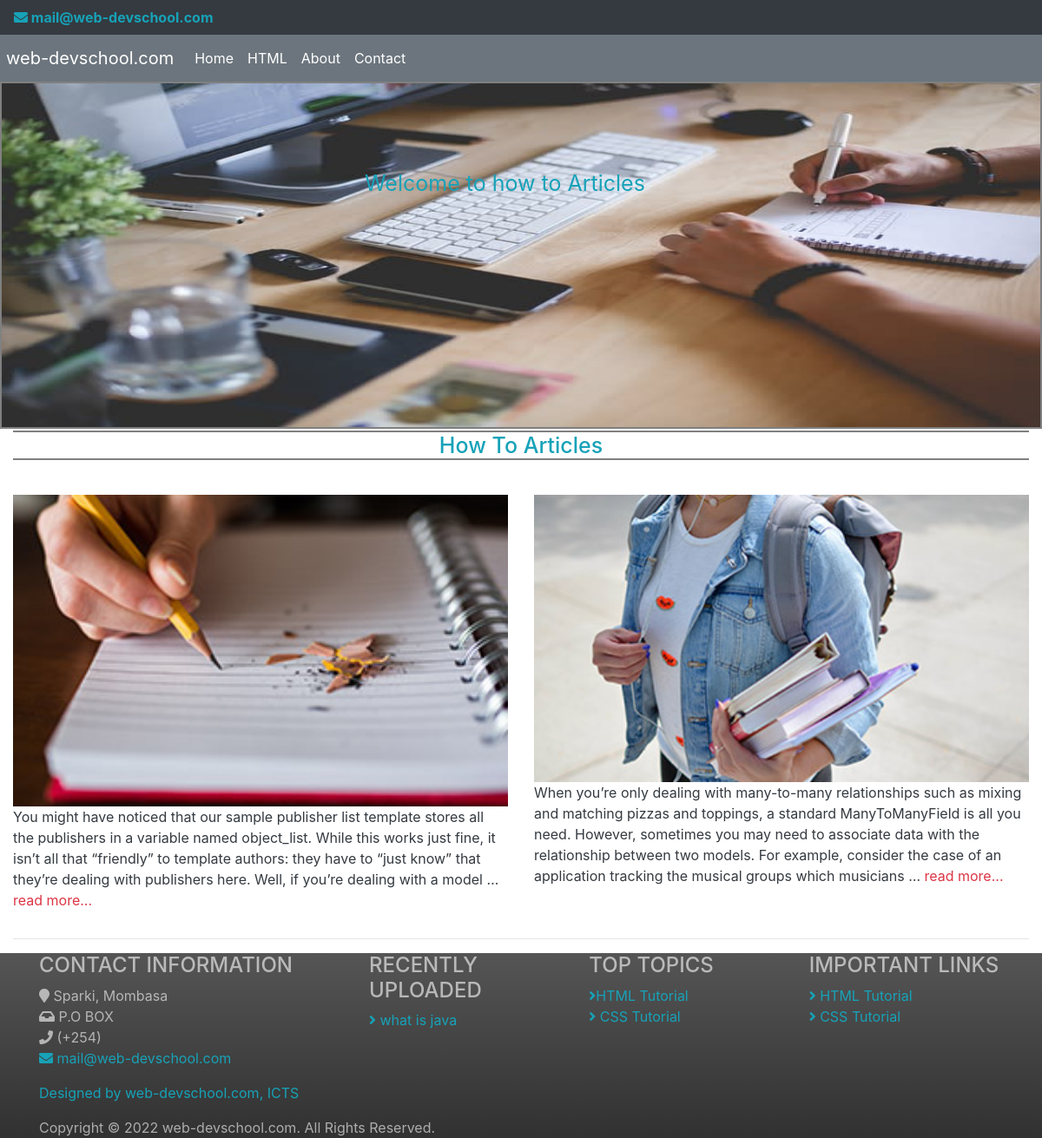
The page /how-to-articles/ on the database its author committed.
### articles/models.py (models this page shows, shortened)
class article(models.Model):
    BLOG_CATEGORY = (
        ('TEC', 'Technical'),
        ('PRO', 'Programming'),
        ('HOW', 'HOW TO'),
        ('OTH', 'Other')
    )
    blog_category = models.CharField(max_length=3, choices=BLOG_CATEGORY)
    title = models.CharField("Page Title", max_length=150)
    url_name = models.CharField("Url Name", max_length=40, validators=[validate_name])
    photo = models.ImageField(upload_to='photos')
    paragrah1 = models.TextField("Paragraph1")
    header2 = models.CharField("Header2 (optional)", max_length=150)
    paragrah2 = models.TextField("Paragraph2")
    header3 = models.CharField("Header3 (optional)", max_length=150)
    paragrah3 = models.TextField("Paragraph3")
    header4 = models.CharField("Header4 (optional)", max_length=150)
    paragrah4 = models.TextField("Paragraph4")
    header5 = models.CharField("Header5 (optional)", max_length=150)
    paragrah5 = models.TextField("Paragraph5")
    release_date = models.DateField()

### articles/views.py (the view)
# urls.py: path('how-to-articles/', views.how_to_articles_view, name='how-to-page'),
def how_to_articles_view(request):
    foot = article.objects.all().order_by('-id')[:3]
    articles = article.objects.order_by('-id')[::2]
    articles2 = article.objects.order_by('-id')[1::2]
    context={
        'iteams':foot,
        'object_list':articles,
        'object_list2':articles2
    }
    return render(request, 'articles/how_to_articles.html',context)

### articles/templates/articles/how_to_articles.html (shortened to what this page needs)
{% extends "basicpages/base.html" %}
{% load static %}
{% block showcase %}
    <div style="position: relative;">
        <img src="{% static 'imagesfile/home.jpg' %}" alt="home image"
            style="margin-top: -24px; border:solid gray 2px; width: 100%; max-height:400px">
        <span class="text-info"
            style="position: absolute;top:20%;left:35%;font-size: 25px;"> Welcome to how to Articles</span>
    </div>
{% endblock %}
{% block content %}
<h1 class="text-center text-info" style="border-bottom: solid gray 2px;border-top:solid gray 2px;margin-top:2px;font-size:25px;">How To Articles</h1><br>
    <div class="row">
            <article class="col-12 col-sm-6 ">
                {% for iteam in object_list %}
                <a href="/article/{{iteam.url_name}}"><img class="" src="/media/{{iteam.photo}}" alt="image"
                        style="width: 100%; height:auto"></a>
                <p><a class="text-dark" href="/article/{{iteam.url_name}}">{{iteam.paragrah1|truncatewords:"50" }}
                        <span class="text-danger">read more...</span></a></p>
                {% endfor %}
            </article>
            <article class="col-12 col-sm-6 ">
                {% for iteam in object_list2 %}
                <a href="/article/{{iteam.url_name}}"><img src="/media/{{iteam.photo}}" alt="image"
                        style="width: 100%; height:auto"></a>
                <p><a class="text-dark" href="/article/{{iteam.url_name}}">{{iteam.paragrah1|truncatewords:"50" }}
                        <span class="text-danger">read more...</span></a></p>
                {% endfor %}
            </article>
        </div><hr>
{% endblock %}

### basicpages/templates/basicpages/base.html (shortened to what this page needs)
<!DOCTYPE html>
<html lang="en">
<head>
    <link rel="stylesheet" href="https://cdn.jsdelivr.net/npm/bootstrap@4.6.1/dist/css/bootstrap.min.css">
    <link rel="stylesheet" href="https://use.fontawesome.com/releases/v5.7.0/css/all.css"
>
</head>
<body>
    <header class="navbar bg-dark" style="color: white;"><b><a class="block text-info"
                href="mailto:mail@web-devschool.com"><i class="fa fa-envelope"></i> mail@web-devschool.com</a></b>
    </header>
    <nav class="navbar navbar-expand-md bg-secondary navbar-dark"
        style="position: sticky;position: -webkit-sticky;top:0px;padding: 7px;z-index:1;">
        <a class="navbar-brand" href="/">web-devschool.com</a>
        <div class="collapse navbar-collapse" id="collapsibleNavbar">
            <ul class="navbar-nav">
                <li class="nav-item">
                    <a class="nav-link text-white" href="/">Home</a>
                </li>
                <li class="nav-item">
                    <a class="nav-link text-white" href="/html/">HTML</a>
                </li>
                <li class="nav-item">
                    <a class="nav-link  text-white" href="/about">About</a>
                </li>
                <li class="nav-item">
                    <a class="nav-link text-white" href="{% url 'contact-page' %}">Contact</a>
                </li>
            </ul>
        </div>
    </nav>
    <br>
    {% block showcase %}
    {% endblock %}
    <div class="container-fluid" style="max-width: 1200px;margin:auto;">
        {% block content %}
        {% endblock %}
    </div>
    <footer id="footer" class=""
        style="background: linear-gradient(to bottom, #555555 0%,#313131 100%);color:rgba(255,255,255,0.6);">
        <div class="container">
            <div class="row margin-top-5 margin-bottom-2 size-13">
                <div class="col-md-4 col-sm-4">
                    <h4 class="letter-spacing-1">CONTACT INFORMATION</h4>
                    <ul class="list-unstyled footer-list half-paddings noborder">
                        <li><i class="fa fa-map-marker"></i> Sparki, Mombasa</li>
                        <li><i class="fa fa-inbox"></i> P.O BOX</li>
                        <li><i class="fa fa-phone"></i> (+254) </li>
                        <li><a class="block text-info" href="mailto:mail@askgooglehub.com"><i
                                    class="fa fa-envelope"></i>
                                mail@web-devschool.com</a></li>
                    </ul>
                </div>
                <div class="col-md-8 col-sm-8">
                    <div class="row">
                        <div class="col-md-4 hidden-sm hidden-xs">
                            <h4 class="letter-spacing-1">RECENTLY UPLOADED</h4>
                            <ul class="list-unstyled footer-list half-paddings noborder">
                                {% for article in object_list %}
                                <li><a class="block text-info" href="/article/{{article.url_name}}"><i
                                            class="fa fa-angle-right"></i> {{article.title}}</a></li>
                                {% endfor %}
                            </ul>
                        </div>
                        <div class="col-md-4 hidden-sm hidden-xs">
                            <h4 class="letter-spacing-1">TOP TOPICS</h4>
                            <ul class="list-unstyled footer-list half-paddings noborder">
                                <li><a class="block text-info" href="/html/"><i class="fa fa-angle-right"></i>HTML
                                        Tutorial</a></li>
                                <li><a class="block text-info" href="/css/"><i class="fa fa-angle-right"></i> CSS
                                        Tutorial</a></li>
                            </ul>
                        </div>
                        <div class="col-md-4 hidden-sm hidden-xs">
                            <h4 class="letter-spacing-1">IMPORTANT LINKS</h4>
                            <ul class="list-unstyled footer-list half-paddings noborder">
                                <li><a class="block text-info" href="#"><i class="fa fa-angle-right"></i> HTML
                                        Tutorial</a></li>
                                <li><a class="block text-info" href="#"><i class="fa fa-angle-right"></i> CSS
                                        Tutorial</a></li>
                            </ul>
                        </div>
                    </div>
                </div>
            </div>
        </div>
        <div class="copyright">
            <div class="container">
                <ul class="pull-right nomargin list-inline mobile-block">
                    <li><a class="text-info" href="#">Designed by web-devschool.com, ICTS </a></li>
                </ul>
                Copyright © 2022 web-devschool.com. All Rights Reserved.
            </div>
        </div>
    </footer>
</body>
</html>

### rows shown on the page
article: photo (picture), paragrah1 "You might have noticed that our sample publisher list template stores all the publishers in a variable named object_list. While this works just fine, it isn’t all that “friendly” to template authors: they have to “just know” that they’re dealing with publishers here. Well, if you’re dealing with a model …", title "what is java"
article: photo (picture), paragrah1 "When you’re only dealing with many-to-many relationships such as mixing and matching pizzas and toppings, a standard ManyToManyField is all you need. However, sometimes you may need to associate data with the relationship between two models. For example, consider the case of an application tracking the musical groups which musicians …"
